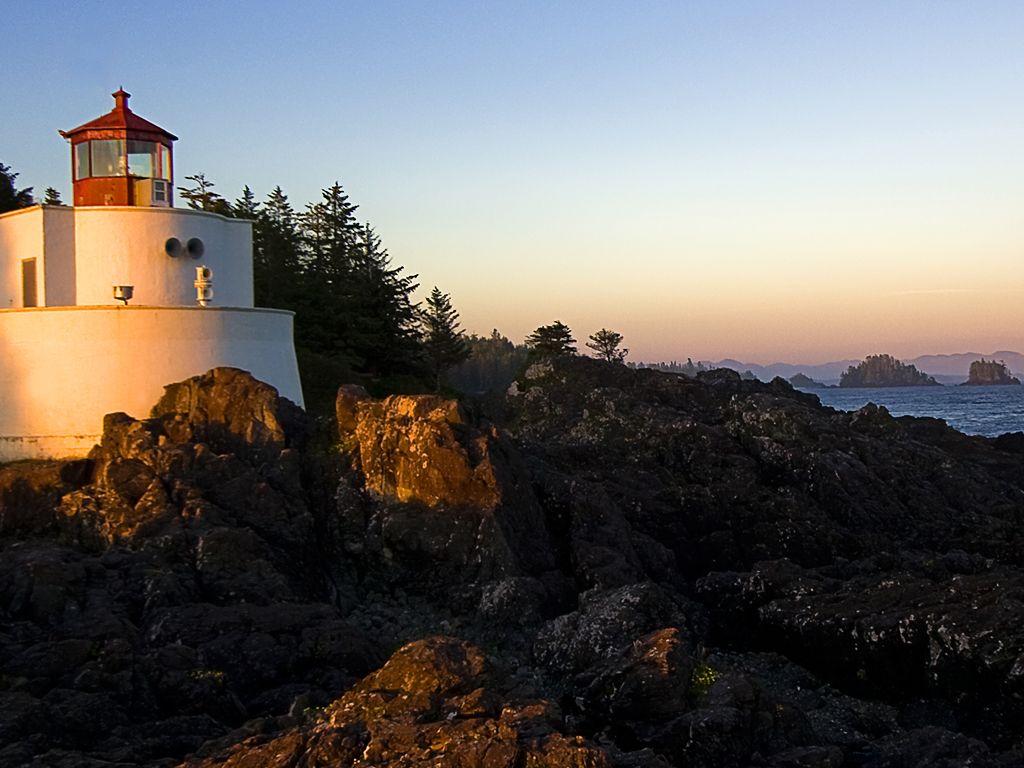
#> input picture light.jpg, 1024 x 768 px
$ python '003-Python PIL Roatatin-Image.py'
#> lines starting #> are read from the running program, lines starting #| are printed output that depends on the picture
# Rotate Image

# To rotate an image, use counterclockwise angles and rotate() method.

from PIL import Image

def main():
    try:
        #Relative Path
        img = Image.open("light.jpg")
#> img is the input picture: PIL image 1024x768 RGB; mean R, G, B 104.2, 100.9, 98.4

        #Angle given
        img = img.rotate(140)
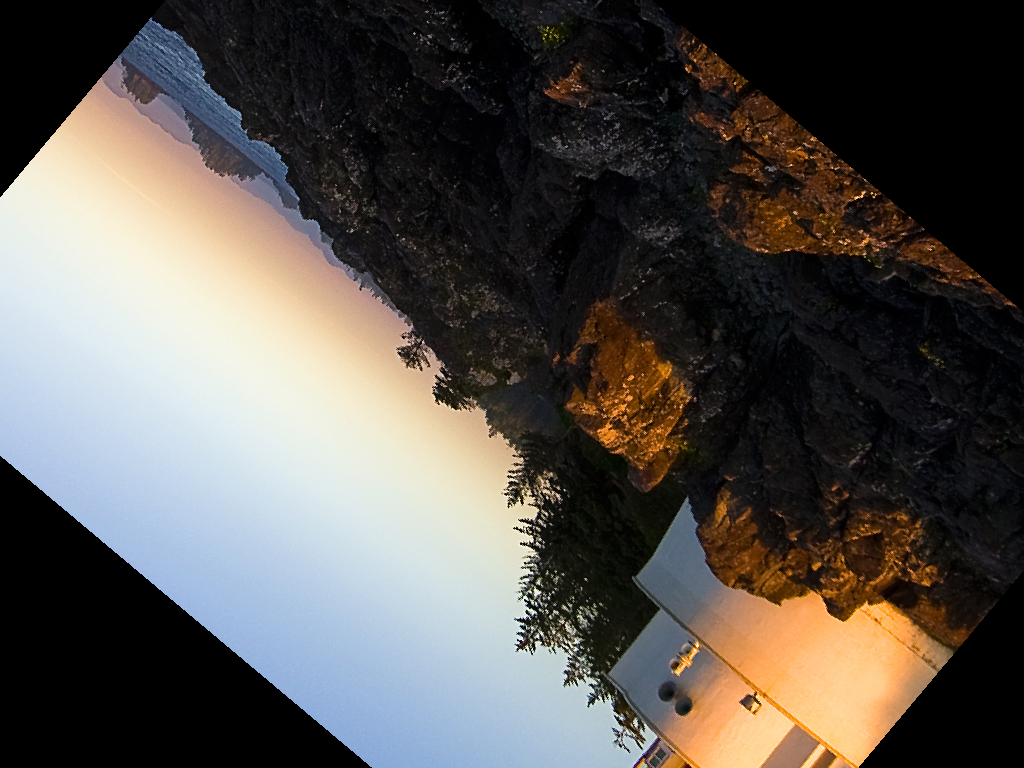
#> img: PIL image 1024x768 RGB; mean R, G, B 88.3, 84.1, 79.8

         #Saved in the same relative location
        img.save("rotated_light.jpg")
    except IOError:
        pass

if __name__ == "__main__":
    main()

$ run again, with 112.jpg copied over light.jpg
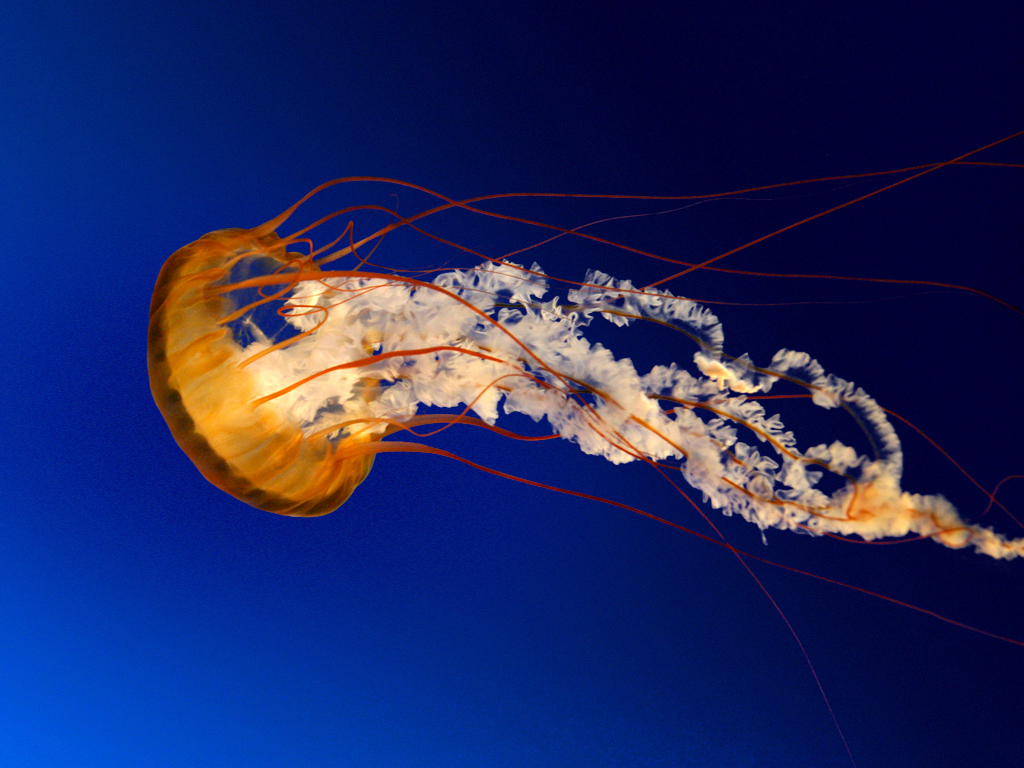
#> input picture 112.jpg, 1024 x 768 px
#> in main, img is the input picture: PIL image 1024x768 RGB; mean R, G, B 31, 39.8, 97.4
#> in main, `img = img.rotate(140)`:
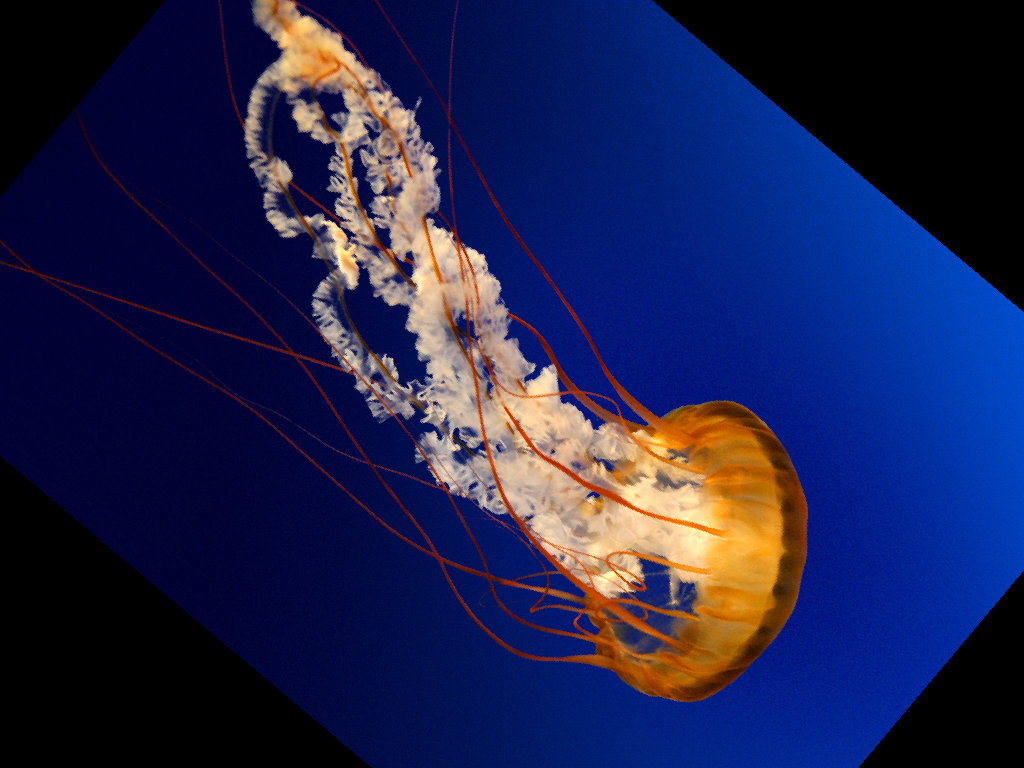
#> img: PIL image 1024x768 RGB; mean R, G, B 30.2, 34.6, 78.3

$ run again, with 123.jpg copied over light.jpg
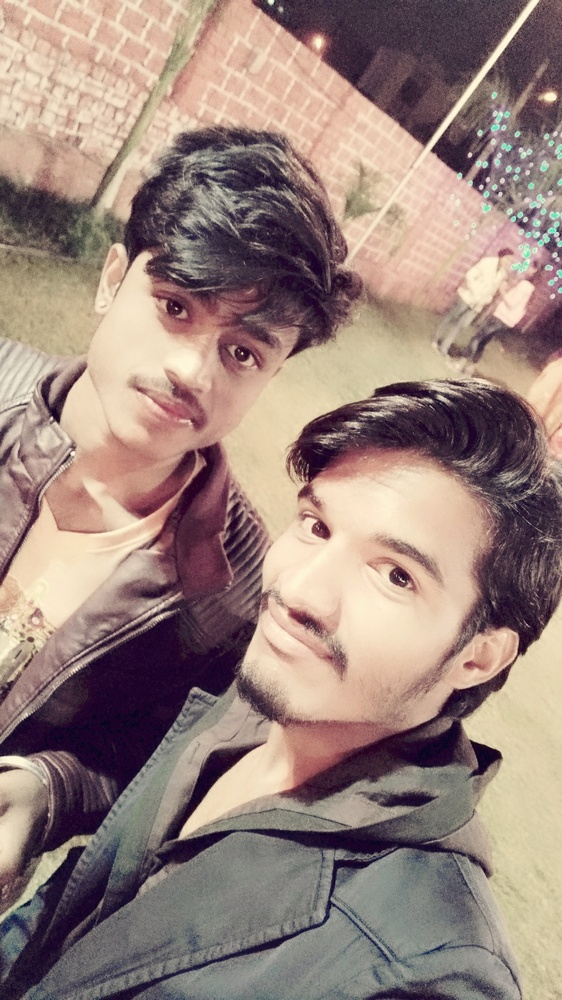
#> input picture 123.jpg, 562 x 1000 px, shrunk from 900 x 1600 before the run
#> in main, img is the input picture: PIL image 562x1000 RGB; mean R, G, B 153.7, 132.1, 124.8
#> in main, `img = img.rotate(140)`:
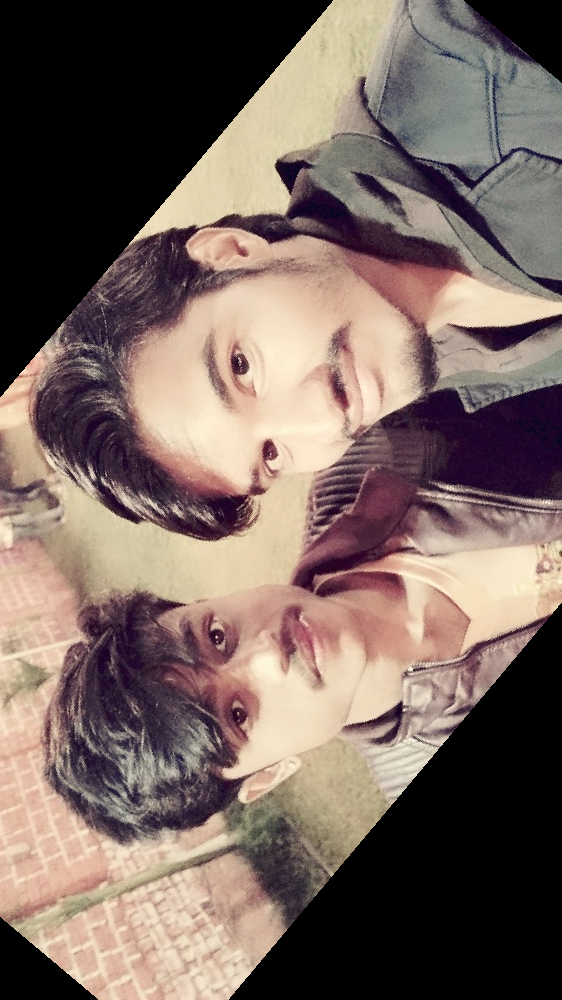
#> img: PIL image 562x1000 RGB; mean R, G, B 121.5, 103.9, 96.6
